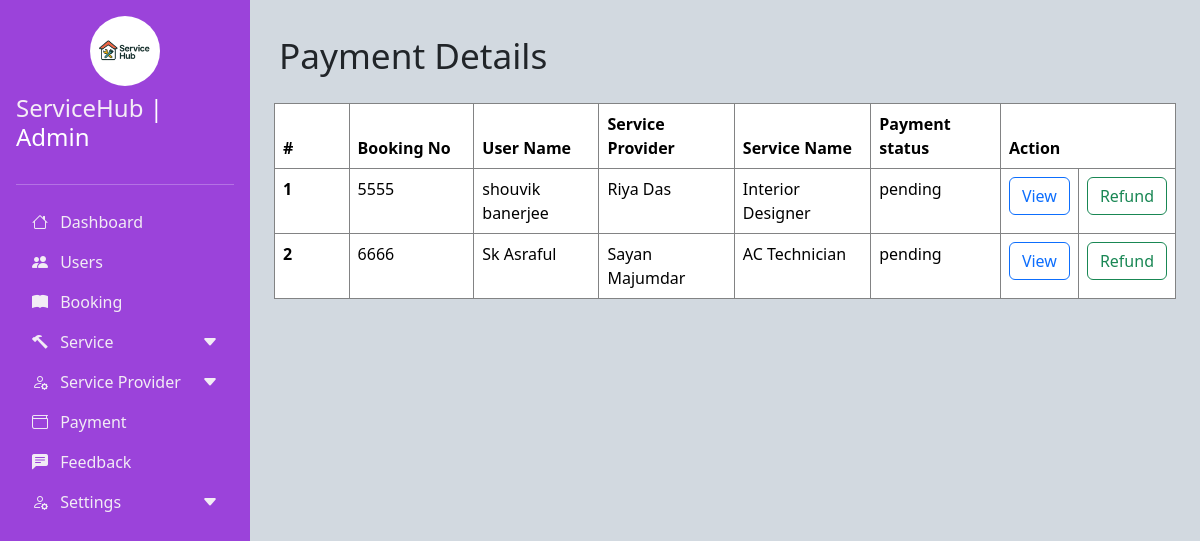
The page /Admin/payment.php (signed in) on the database as committed earlier.
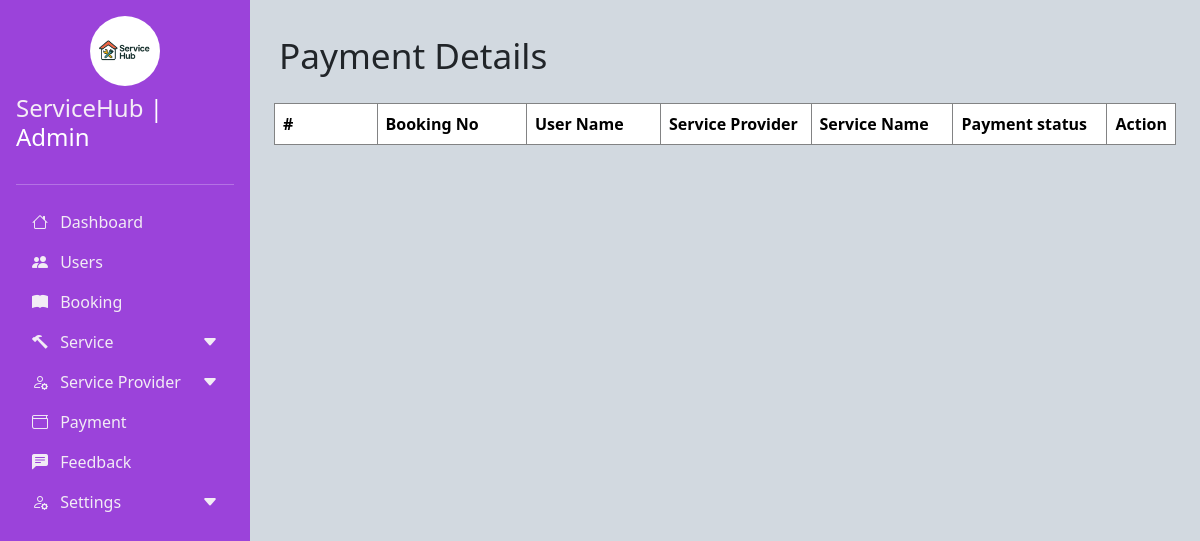
The same page on the database as committed later.
### tables this page shows
CREATE TABLE `booking` (
  `booking_id` int(11) NOT NULL,
  `user_id` int(11) NOT NULL,
  `service_id` int(11) NOT NULL,
  `provider_id` int(11) NOT NULL,
  `booking_status` enum('pending','accepted','rejected','completed') NOT NULL,
  `booking_time` datetime NOT NULL,
  `amount` int(11) NOT NULL,
  `payment_method` enum('card','paypal','upi','cash') NOT NULL,
  `payment_status` enum('pending','success','failed','refunded') NOT NULL,
  `transaction_id` varchar(100) NOT NULL,
  `created_at` timestamp NOT NULL DEFAULT current_timestamp(),
  `booking_no` varchar(100) NOT NULL,
  `reason` text NOT NULL,
  `subservice_id` int(100) NOT NULL
);

CREATE TABLE `users` (
  `user_id` int(11) NOT NULL,
  `name` varchar(50) NOT NULL,
  `dob` date NOT NULL,
  `email` varchar(50) NOT NULL,
  `password` varchar(30) NOT NULL,
  `phone` varchar(15) NOT NULL,
  `address` text NOT NULL,
  `image` text NOT NULL,
  `created_at` timestamp NOT NULL DEFAULT current_timestamp(),
  `updated_at` timestamp NOT NULL DEFAULT current_timestamp()
);

CREATE TABLE `service_providers` (
  `provider_id` int(11) NOT NULL,
  `image` text NOT NULL,
  `service_id` int(10) NOT NULL,
  `description` text NOT NULL,
  `approved_action` enum('pending','approved','rejected') NOT NULL,
  `created_at` timestamp NOT NULL DEFAULT current_timestamp(),
  `businessname` varchar(50) NOT NULL,
  `lisenceno` text NOT NULL,
  `identityno` text NOT NULL,
  `identityimage` text NOT NULL,
  `email` text NOT NULL,
  `phone` varchar(15) DEFAULT NULL,
  `provider_name` varchar(100) NOT NULL,
  `password` text NOT NULL,
  `address` text NOT NULL
);

CREATE TABLE `service` (
  `service_id` int(11) NOT NULL,
  `service_name` varchar(20) NOT NULL,
  `image` text NOT NULL
);

### Admin/payment.php (the view, shortened to what this page needs)
<!DOCTYPE html>
<html lang="en">
<head>
    <link href="./css/bootstrap.min.css" rel="stylesheet" >
    <link rel="stylesheet" href="https://cdn.jsdelivr.net/npm/bootstrap-icons@1.10.0/font/bootstrap-icons.css">
    <link rel="stylesheet" href="custom.css">
     <link rel="stylesheet" href="hideScrollbar.css">
</head>
<body>
    <div class="d-flex ">
        <?php
            include_once "sidenav.php";
        ?>
        <div class="main-content p-4" id="mainContent">
        <div class="o35">
                    <p style="padding:5px;font-size:2.2rem">Payment Details</p>
                    <table class="table">
                    <thead>
                        <tr>
                        <th scope="col">#</th>
                        <th scope="col">Booking No</th>
                        <th scope="col">User Name</th>
                        <th scope="col">Service Provider</th>
                        <th scope="col">Service Name</th>
                        <th scope="col">Payment status</th>
                        <th colspan='2'>Action</th>
                        </tr>
                    </thead>
                    <tbody>
                    <?php
                        include_once "connection.php";
                        $count=1;
                        $res=mysqli_query($con,"SELECT booking.*, users.name, users.email, service_providers.provider_name, service.service_name FROM
                        booking JOIN users ON booking.user_id = users.user_id JOIN service_providers ON booking.provider_id = service_providers.provider_id
                        JOIN service ON booking.service_id = service.service_id");
                        while($row=mysqli_fetch_array($res))
                        {
                    ?>
                        <tr>
                        <th scope="row"><?php  echo $count++?></th>
                        <td data-label="Booking No"><?php  echo $row['booking_no']?></td>
                        <td data-label="User Name"><?php  echo $row['name']?></td>
                        <td data-label="Service Provider"><?php  echo $row['provider_name'] ?></td>
                        <td data-label="Service"><?php  echo $row['service_name']?></td>
                         <td data-label="status"><?php  echo $row['payment_status']?></td>
                        <td data-label="Action"><a href="paymentview.php?id=<?php echo $row['booking_id']; ?>"><button type="button" class="btn btn-outline-primary">View</button></td>
                        <td data-label="Action"><button type="button" class="btn btn-outline-success">Refund</button></td>
                        </tr>
                        <?php
                            }
                        ?>
                    </tbody>
                    </table>
                </div>
            </div>
        </div>
</body>
</html>

Rows that differ between the two databases and show on the page:
removed booking: booking_no "5555", user.name "shouvik banerjee", provider.provider_name "Riya Das", service.service_name "Interior Designer", payment_status "pending"
removed booking: booking_no "6666", user.name "Sk Asraful", provider.provider_name "Sayan Majumdar", service.service_name "AC Technician", payment_status "pending"
